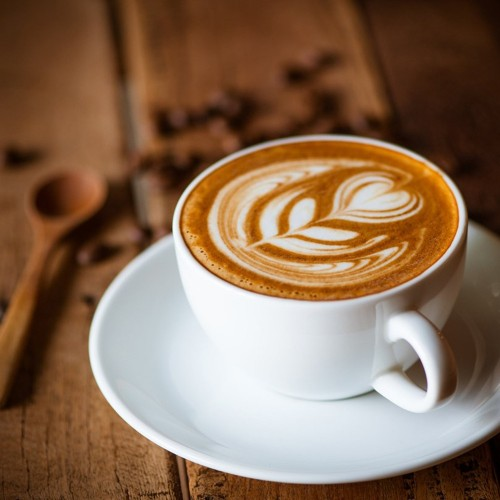
#> input picture latte.jpg, 500 x 500 px
$ python threshold_denemeleri.py
#> lines starting #> are read from the running program, lines starting #| are printed output that depends on the picture; after the words box and inside, x2 and y2 are one past the last pixel; in counts of white or black regions, pixels touching at a corner belong together

import cv2
import matplotlib.pyplot as plt
import matplotlib
import numpy as np
matplotlib.use('TkAgg')


img=cv2.imread("./latte.jpg")
#> img is the input picture: shape (500, 500, 3); mean B, G, R 86.2, 109.1, 137.8
img.shape

# [40 lines of commented-out code are left out]
my_gray_img=cv2.cvtColor(img,cv2.COLOR_BGR2GRAY)
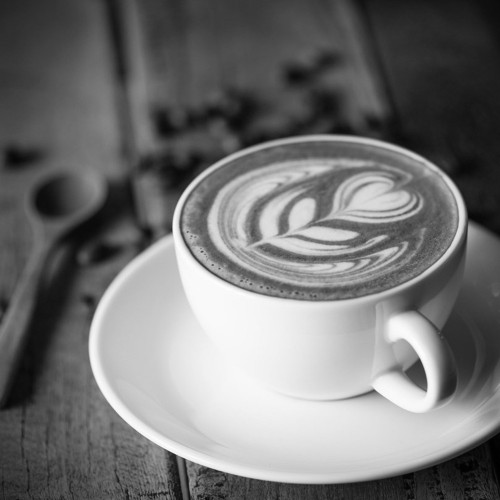
#> my_gray_img: shape (500, 500); min 0, max 255, mean 115.1
_,my_inv_binary_img=cv2.threshold(my_gray_img,thresh=125,maxval=255,type=cv2.THRESH_BINARY_INV)
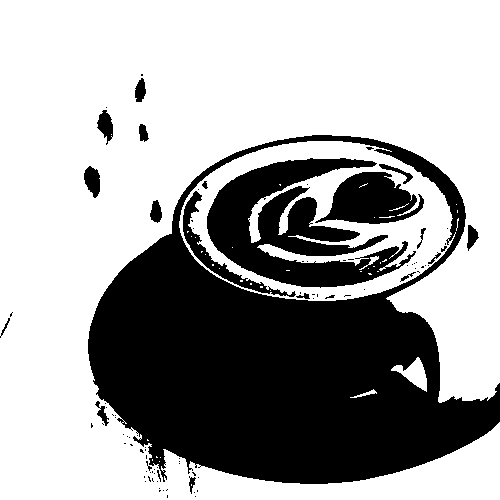
#> my_inv_binary_img: shape (500, 500); 64.9% white; 93 black regions (74 under 20 px), largest, box (x1, y1, x2, y2) and area: (88, 135, 500, 484) 67819, (207, 158, 416, 288) 12893, (315, 172, 424, 224) 3465
_,my_thresh_binary_img=cv2.threshold(my_gray_img,thresh=125,maxval=255,type=cv2.THRESH_BINARY)
_,my_trunc_img=cv2.threshold(my_gray_img,thresh=125,maxval=255,type=cv2.THRESH_TRUNC)
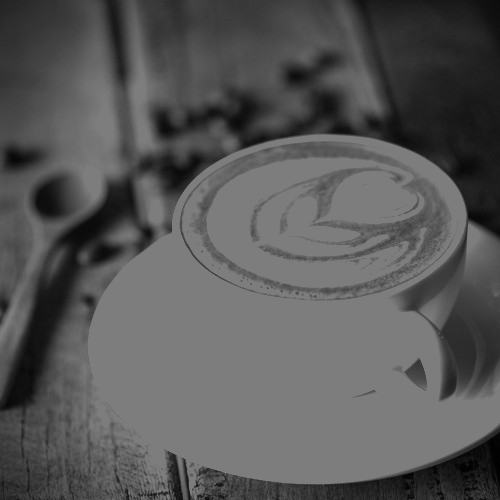
#> my_trunc_img: shape (500, 500); min 0, max 125, mean 87.9
_,my_tozero_img=cv2.threshold(my_gray_img,thresh=125,maxval=255,type=cv2.THRESH_TOZERO)
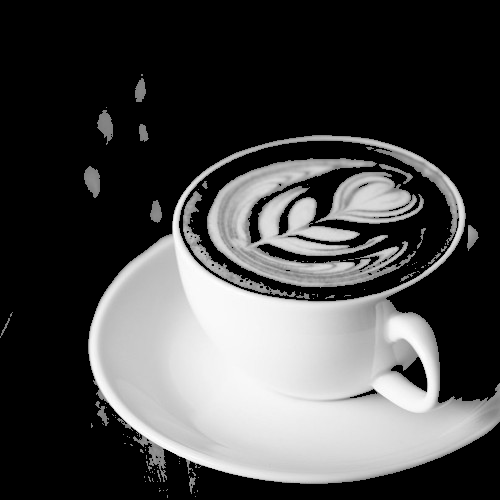
#> my_tozero_img: shape (500, 500); min 0, max 255, mean 71.1
_,my_tozero_inv_img=cv2.threshold(my_gray_img,thresh=125,maxval=255,type=cv2.THRESH_TOZERO_INV)
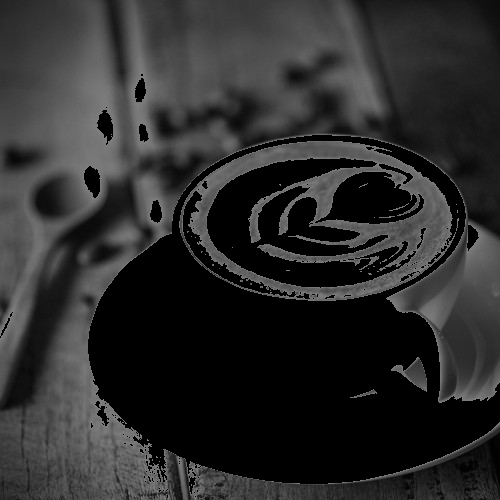
#> my_tozero_inv_img: shape (500, 500); min 0, max 125, mean 44

fig=plt.figure(figsize=(10,8))

plt.subplot(1,6,1)
plt.title("orginal img")
plt.axis("off")
plt.imshow(my_gray_img,cmap="gray")

plt.subplot(1,6,2)
plt.title("ınverse img")
plt.axis("off")
plt.imshow(my_inv_binary_img,cmap="gray")

plt.subplot(1,6,3)
plt.title("thresh img")
plt.axis("off")
plt.imshow(my_thresh_binary_img,cmap="gray")

plt.subplot(1,6,4)
plt.title("trunc img")
plt.axis("off")
plt.imshow(my_trunc_img,cmap="gray")

plt.subplot(1,6,5)
plt.title("tozero img")
plt.axis("off")
plt.imshow(my_tozero_img,cmap="gray")

plt.subplot(1,6,6)
plt.title("ınverse ve tozero img")
plt.axis("off")
plt.imshow(my_tozero_inv_img,cmap="gray")
plt.show()

$ run again, with fallani.jpg copied over latte.jpg
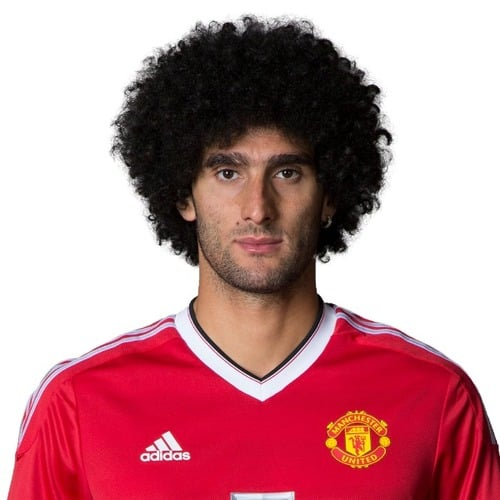
#> input picture fallani.jpg, 500 x 500 px
#> img is the input picture: shape (500, 500, 3); mean B, G, R 144.9, 137.2, 191.9
#> `_,my_inv_binary_img=cv2.threshold(my_gray_img,thresh=125,maxval=255,ty..`:
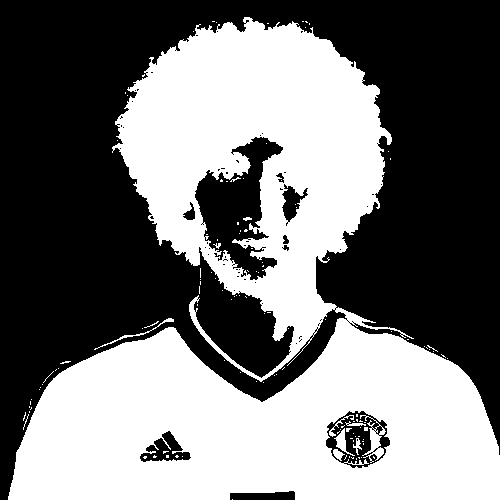
#> my_inv_binary_img: shape (500, 500); 46.1% white; 126 white regions (116 under 20 px), largest, box (x1, y1, x2, y2) and area: (8, 17, 500, 500) 113712, (360, 415, 386, 463) 385, (334, 428, 355, 456) 174
#> `_,my_tozero_inv_img=cv2.threshold(my_gray_img,thresh=125,maxval=255,ty..`:
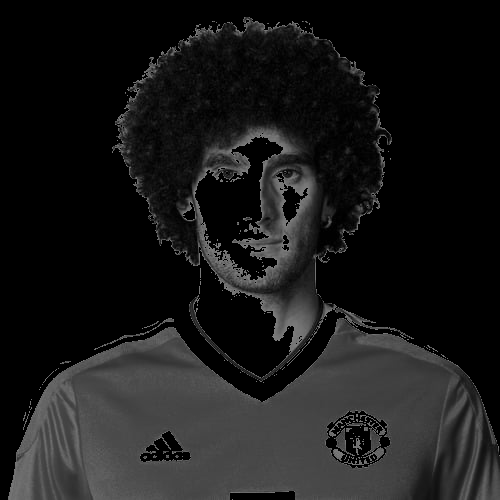
#> my_tozero_inv_img: shape (500, 500); min 0, max 125, mean 25.1
